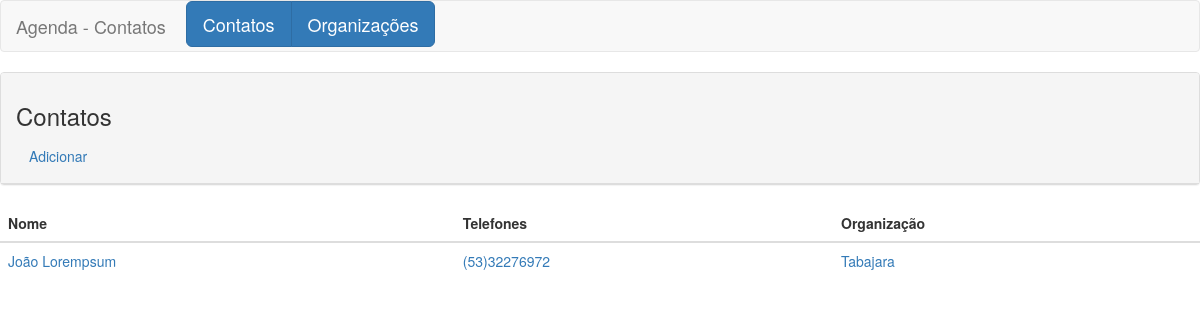
Before: / with the older database file.
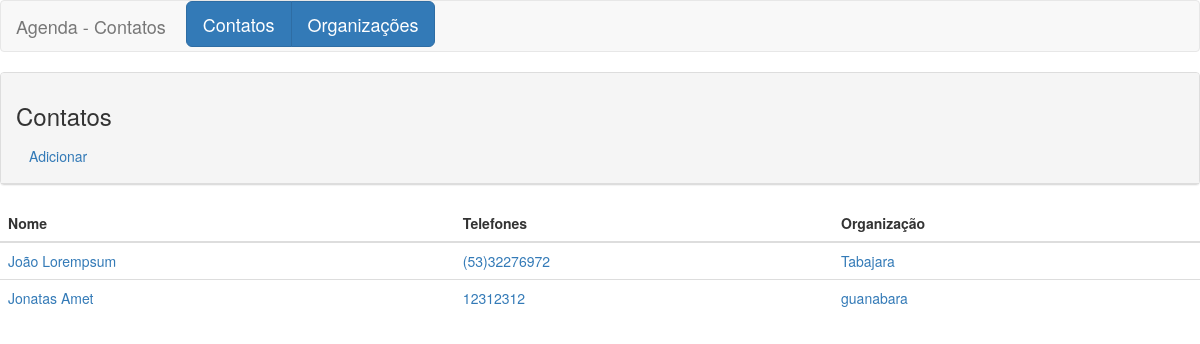
After: the same page with the newer database file.
### tables this page shows
CREATE TABLE `contatos` (
  `cod_contato` bigint(20) NOT NULL,
  `nome_contato` varchar(30) NOT NULL,
  `sobrenome` varchar(60) NOT NULL,
  `endereco` varchar(60) NOT NULL,
  `cep` varchar(9) NOT NULL,
  `bairro` varchar(30) NOT NULL,
  `cidade` varchar(30) NOT NULL,
  `cod_organizacao` bigint(20) NOT NULL,
  `data_criacao` datetime NOT NULL,
  `data_modificacao` datetime NOT NULL
);

CREATE TABLE `organizacoes` (
  `cod_organizacao` bigint(20) NOT NULL,
  `nome_organizacao` varchar(60) NOT NULL,
  `telefone` varchar(14) NOT NULL
);

### index.php (the view)
<?php
$title="Contatos";
require_once 'header.php';
?>
<div class="row col-md-12">
</div>
<div class="panel panel-default">
	<div class="panel-heading">
		<h3><?php echo 	$title ?></h3>
		<a href="novo_contato.php" class="btn btn-md-primary">Adicionar</a>
	</div>
</div>
<table class="table table-stripped">
	<thead>
		<tr>
			<th>Nome</th>
			<th>Telefones</th>
			<th>Organização</th>
		</tr>
	</thead>
	<tbody>
		<?php
		$consulta = $con->query("SELECT * FROM contatos LEFT JOIN (organizacoes) ON (organizacoes.cod_organizacao=contatos.cod_organizacao);");
		while ($linha = $consulta->fetch(PDO::FETCH_ASSOC)) {
			?>
			<tr>
				<td>
					<a href="edita_contato.php?c=<?php echo $linha['cod_contato'] ?>">
						<?php echo $linha['nome_contato']." ".$linha['sobrenome'] ?>
					</a>
				</td>
				<td>
					<a href="edita_contato.php?c=<?php echo $linha['cod_contato'] ?>">
						<?php echo $linha['telefone'] ?>
					</a>
				</td>
				<td>
					<a href="edita_contato.php?c=<?php echo $linha['cod_contato'] ?>">
						<?php echo $linha['nome_organizacao'] ?>
					</a>
				</td>
			</tr>
			<?php } ?>
		</tbody>
	</table>
	<?php
	require_once 'footer.php';
	?>

### header.php (shortened to what this page needs)
<!DOCTYPE html>
<html lang="pt-br">
<head>
	<link href="css/bootstrap.min.css" rel="stylesheet">
</head>
<body>
<div class="content">
<div class="navbar navbar-default">
	<div class="navbar-header">
		<a href="#" class="navbar-brand ">
			Agenda - <?php echo $title ?>
		</a>
	</div>
	<div class="btn-toolbar">
		<div class="btn-group-lg btn-group">
			<a href="index.php" class="btn btn-primary">Contatos</a>
			<a href="organizacoes.php" class="btn btn-primary ">Organizações</a>
		</div>
	</div>
</div>

### footer.php (shortened to what this page needs)
</div>
</body>
</html>

Changed rows visible on the page:
added contatos: nome_contato "Jonatas", sobrenome "Amet", cod_organizacao.telefone "12312312", cod_organizacao.nome_organizacao "guanabara"
